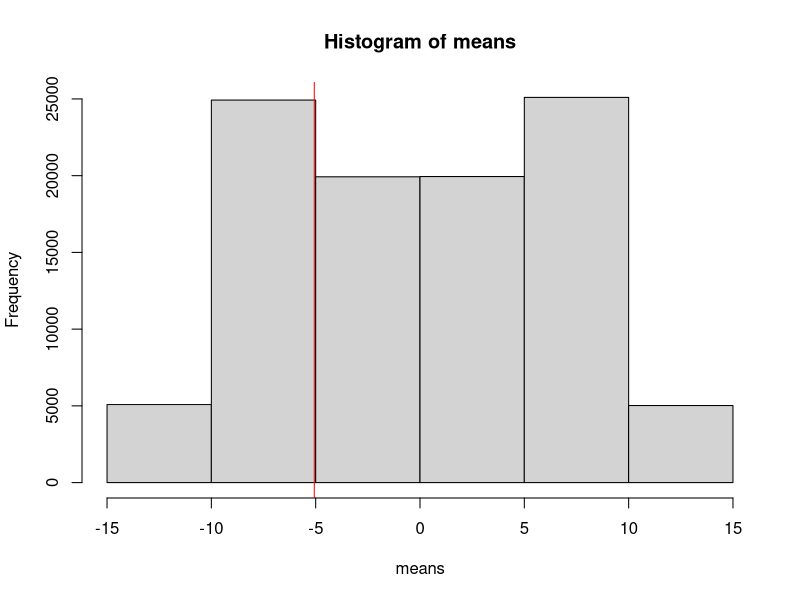
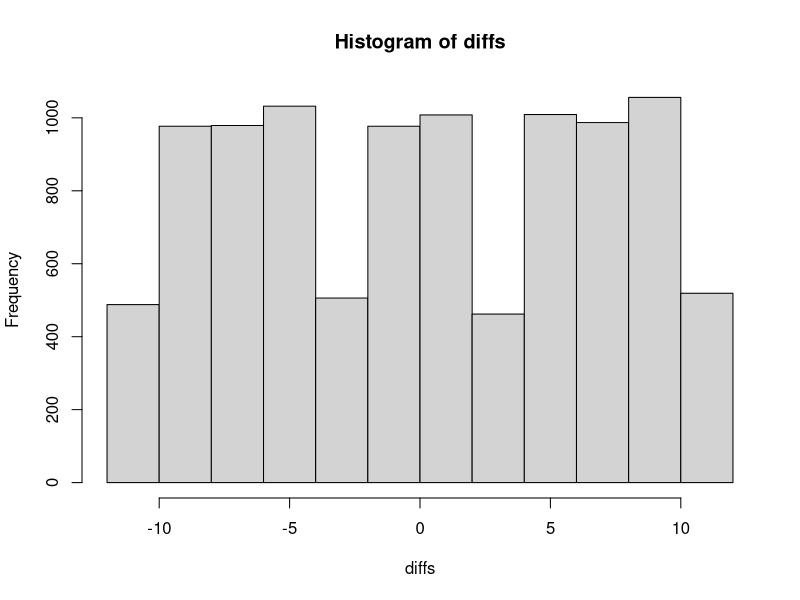

R code for these plots, in order:
## ---- chunk 1
w = c(1,1,1,0,0,0)
y = c(55, 72, 72.7, 70.0, 66, 78.9)


testStat <- function (w, y) {
     value <- mean(y[w == 1]) - mean(y[w == 0])
     return (value)
}

testStat(w,y)

dat = data.frame(w,y)
dat
nsim = 100000
means = numeric(nsim)


# loop for sampling
for (i in 1:nsim){
     foo = sample(y,3, replace = F)
     bar = y[!(y %in% foo)]
     means[i] <- mean(foo) - mean(bar)
}

hist(means, breaks  = 5)
abline(v = testStat(w,y), col = "red")

oneSide <- length(means[means <= testStat(w,y)]) / nsim ## how did they get a p-value of 0.6?
secondSide <- length(means[means >= -testStat(w,y)]) / nsim

pValue <- oneSide + secondSide # two-sided pvalue
pValue

## function for sampling
sampleMeanDiff <- function(data, numTreated, dummy){
     treated = sample(1:length(data), numTreated)
     return(mean(data[treated]) - mean(data[-treated]))  
}

# Vectorize allows you to input a vector into a function! This is pretty handy!
vectorMeanDiffs <- Vectorize(sampleMeanDiff, vectorize.args = "dummy")
diffs <- vectorMeanDiffs(data = y, numTreated = 3, dummy = 1:10000)

hist(diffs)

